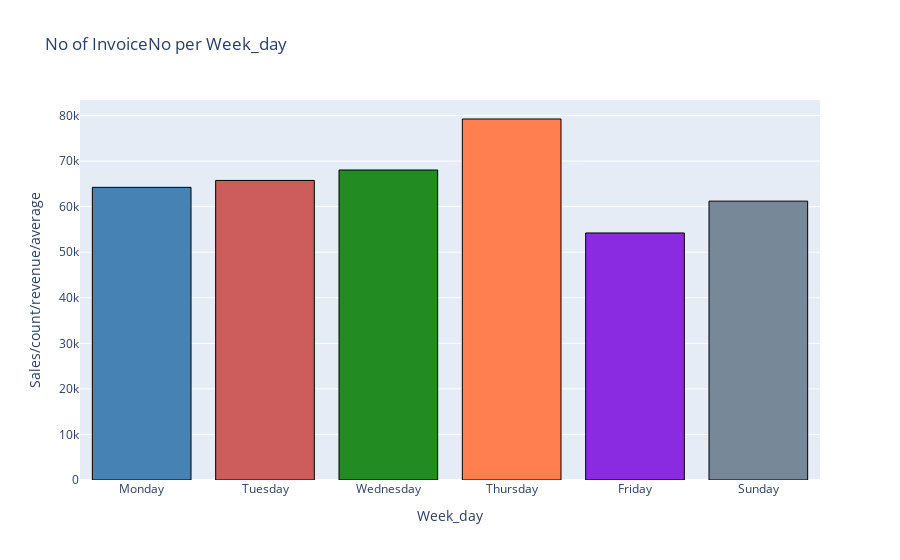

Notebook cell for this chart:
### Markdown cell above
Clearly we can see that major no. orders are plaing between 9 a.m to 5 p.m.
and most number of orders are placing around 12:00 p.m.

### Code cell
#plot of no of orders are placing on each week day
plot_Bar_graphs(count_per_week_day,'Week_day','InvoiceNo')

### Figure 1 — Plotly figure (JSON) as saved in the notebook; plotly's stock layout.template omitted (floating-point values rounded to 4 significant figures)
{"data": [{"marker": {"color": ["steelblue", "indianred", "forestgreen", "coral", "blueviolet", "lightslategray", "burlywood", "tan", "sienna", "gainsboro", "dimgray", "orangered", "seagreen", "salmon", "royalblue"], "line": {"color": "black", "width": 1}}, "type": "bar", "x": ["Monday", "Tuesday", "Wednesday", "Thursday", "Friday", "Sunday"], "y": [64229, 65742, 68036, 79229, 54218, 61204]}], "layout": {"title": {"text": "No of InvoiceNo per Week_day"}, "xaxis": {"title": {"text": "Week_day"}}, "yaxis": {"title": {"text": "Sales/count/revenue/average"}}}}
